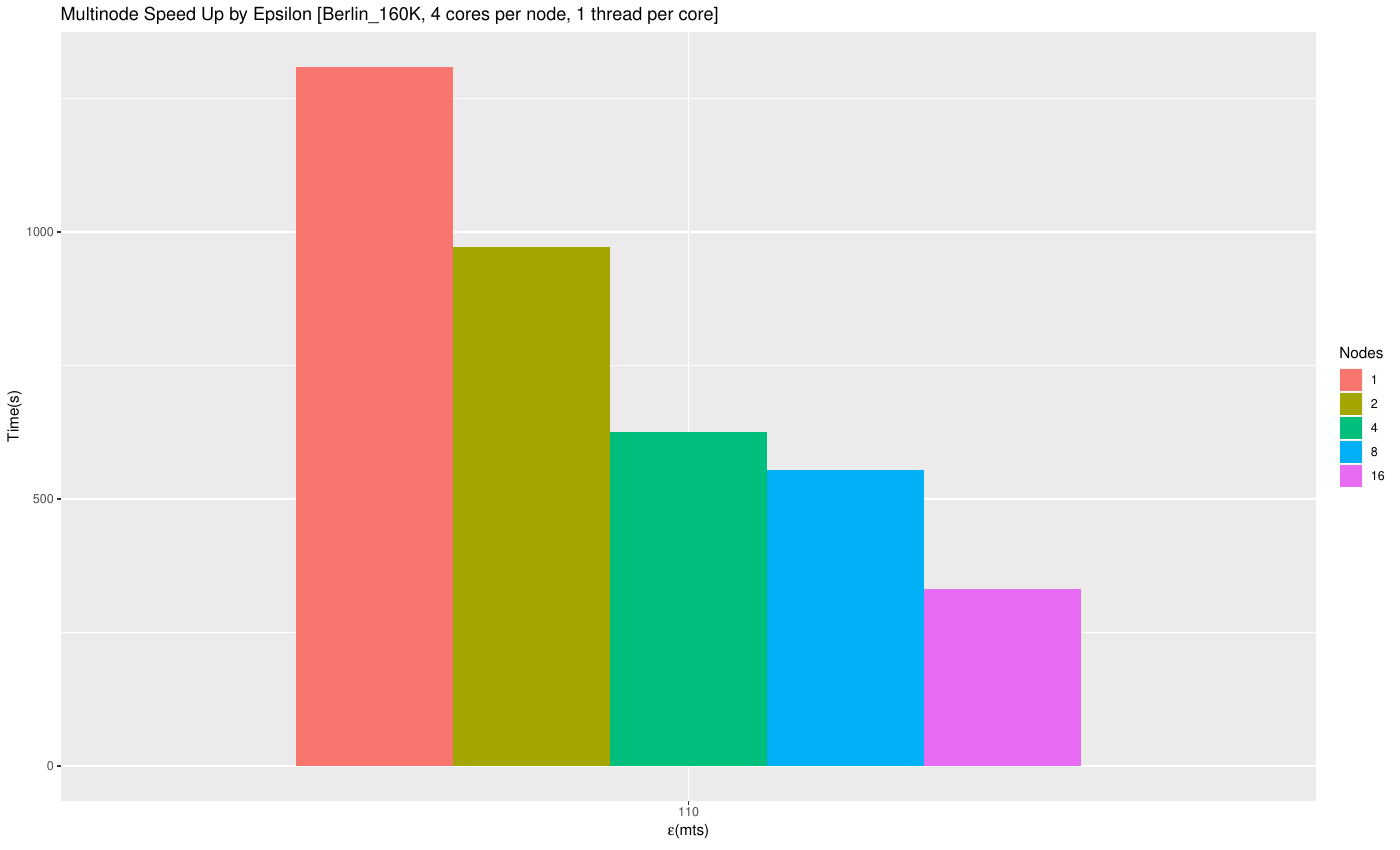

Here is the R script that generated this plot:
#!/usr/bin/Rscript

require(ggplot2)
require(stringr)
require(tidyverse)

READ_DATA     = T
SAVE_PDF      = T
SEP           = ";"
RESEARCH_HOME = Sys.getenv(c("RESEARCH_HOME"))
RESULTS_PATH = "Scripts/R/Benchmarks/MultiAndSingleNode/R10/"
RESULTS_NAME = "AWS_multinode_speedup_small_nodes"
dataFile = paste0(RESEARCH_HOME, RESULTS_PATH, RESULTS_NAME, '.txt')

data = readLines(dataFile)

data = as_tibble(as.data.frame(data), stringAsFactors = F) %>% 
  rename(Line = data) %>% 
  filter(grepl("PFLOCK;", Line)) %>% 
  separate(Line, c("Bogus", "Cores", "Nodes", "Epsilon", "Mu", "Delta", "Time3", "Load", "Id"), sep = SEP) %>%
  select(Nodes, Epsilon, Time3) %>%
  mutate(Epsilon = as.numeric(Epsilon), Time2 = as.numeric(Time3)) %>%
  group_by(Nodes, Epsilon) %>% summarise(Time = mean(Time2), SD = sd(Time2))
data$Nodes <- factor(data$Nodes, levels = c("1", "2", "4", "8", "16"))
                       
title = "Multinode Speed Up by Epsilon [Berlin_160K, 4 cores per node, 1 thread per core]"
g = ggplot(data=data, aes(x=factor(Epsilon), y=Time, fill=Nodes)) +
    geom_bar(stat="identity", position=position_dodge(width = 0.75),width = 0.75) +
    #geom_errorbar(aes(ymin=Time-SD, ymax=Time+SD), width=.2, position=position_dodge(width = 0.75)) +
    labs(title=title, y="Time(s)", x=expression(paste(epsilon,"(mts)"))) 
if(SAVE_PDF){
  ggsave(paste0(RESEARCH_HOME, RESULTS_PATH, RESULTS_NAME, '.pdf'), width = 14, height = 8.5, dpi = 150, units = "in", device='pdf', g)
} else {
  plot(g)
}
